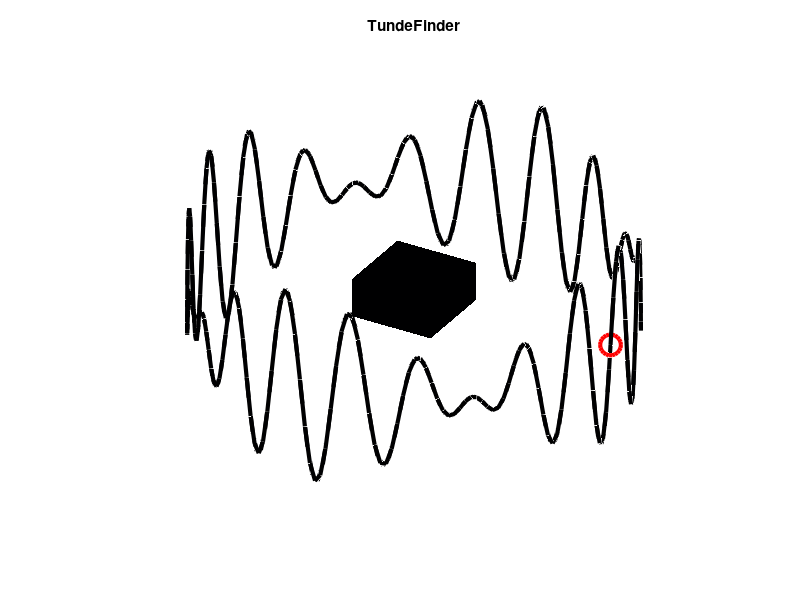

The MATLAB script that drew this image:
% digital art
clearvars *
close all
clc
figure
    t = linspace(0,4*pi,500);
    x = cos(t);
    y = sin(t);
    z = (cos(2.*t)).*sin(20.*t);
    a = -pi : pi/2 : pi;                                % Define Corners
    ph = pi/4;                                          % Define Angular Orientation (‘Phase’)
    A = [cos(a+ph); cos(a+ph)]/cos(ph)./5;
    B = [sin(a+ph); sin(a+ph)]/sin(ph)./5;
    C = [-ones(size(a)); ones(size(a))]./5;

    colormap bone
    cmap = colormap;
    temp = cmap(1:2:end,:);
    temp_flip = flip(temp);
    cmap = [temp; temp_flip];
    k=1;
            t_k = t(k);
            x_k = x(k);
            y_k = y(k);
            z_k = z(k);
            Plot_color=cmap(round(k*end/(length(t)+5))+1,:);

            plot3(x_k, y_k, z_k, 'o', 'LineWidth', 3, 'MarkerSize', 15,'Color','r')
            hold on
            surf(A,B,C, 'FaceColor',Plot_color,'EdgeColor','none')                      % Plot Cube
            patch(A', B', C', Plot_color, 'EdgeColor', 'none') 
            plot3(x,y,z,'-', 'LineWidth', 3,'Color',Plot_color)

            hold off
            view([30 + 360*t_k/(4*pi) 50+35*cos(pi/2+t_k/4)])
            axis off
            title('TundeFinder')
            drawnow

set(figure(1),'WindowButtonDownFcn',@mytestcallback);



function []=mytestcallback(src,~)
    t = linspace(0,4*pi,500);
    x = cos(t);
    y = sin(t);
    z = (cos(2.*t)).*sin(20.*t);
    a = -pi : pi/2 : pi;                                % Define Corners
    ph = pi/4;                                          % Define Angular Orientation (‘Phase’)
    A = [cos(a+ph); cos(a+ph)]/cos(ph)./5;
    B = [sin(a+ph); sin(a+ph)]/sin(ph)./5;
    C = [-ones(size(a)); ones(size(a))]./5;

    colormap bone
    cmap = colormap;
    temp = cmap(1:2:end,:);
    temp_flip = flip(temp);
    cmap = [temp; temp_flip];
    ending_condition = 1 ;
    while ending_condition
    
        for k=1:length(t)
            t_k = t(k);
            x_k = x(k);
            y_k = y(k);
            z_k = z(k);
            Plot_color=cmap(round(k*end/(length(t)+5))+1,:);

            plot3(x_k, y_k, z_k, 'o', 'LineWidth', 3, 'MarkerSize', 15,'Color','r')
            hold on
            surf(A,B,C, 'FaceColor',Plot_color,'EdgeColor','none')                      % Plot Cube
            patch(A', B', C', Plot_color, 'EdgeColor', 'none') 
            plot3(x,y,z,'-', 'LineWidth', 3,'Color',Plot_color)

            hold off
            view([30 + 360*t_k/(4*pi) 50+35*cos(pi/2+t_k/4)])
            axis off
            drawnow
        end
        if ~ending_condition
            close all
            predictionn = "yalan";
            plot_prediction(predictionn)
        end
    end
end

function []=plot_prediction(predictionn)
    img_read = imread("./figs/"+predictionn);
    image(img_read)
    axis off
end